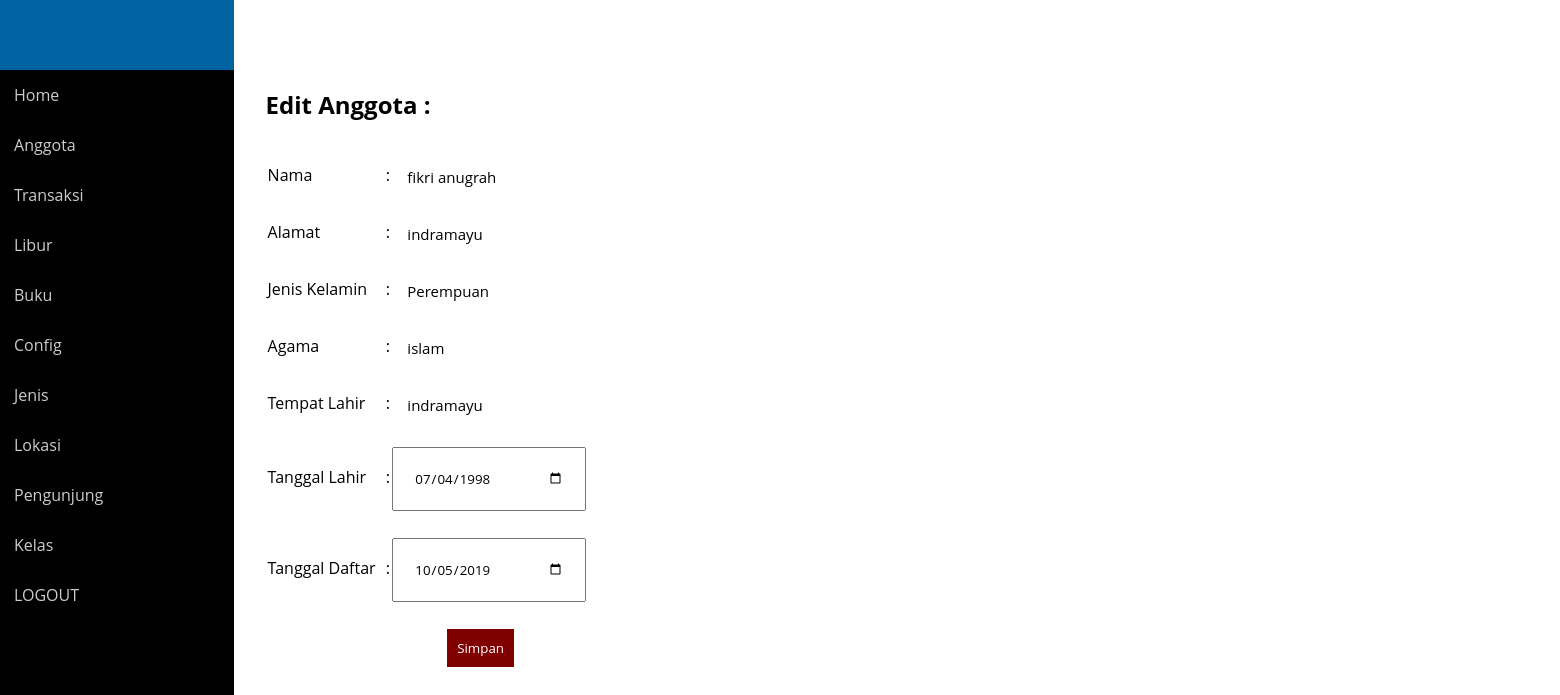
/perpus/update_anggota.php?id_anggota=230 (signed in), run on the app's committed database.
### tables this page shows
CREATE TABLE IF NOT EXISTS `anggota` (
`id_anggota` int(6) NOT NULL,
  `nama` varchar(20) NOT NULL,
  `alamat` varchar(150) NOT NULL,
  `jk` varchar(20) NOT NULL,
  `agama` varchar(10) NOT NULL,
  `tmp_lahir` varchar(50) NOT NULL,
  `tgl_lahir` date NOT NULL,
  `tgl_daftar` date NOT NULL
);

### perpus/update_anggota.php (the view, shortened to what this page needs)
<!DOCTYPE html>
<html>
<head>
	<link rel="stylesheet" type="text/css" href="style2.css">
</head>
<body>
	<nav>
	</nav>
	<div class="sidebar">
		<ul>
		<li><a href="index.php">Home</a></li>
      <li><a href="anggota.php">Anggota</a></li>
      <li><a href="Transaksi.php">Transaksi</a></li>
      <li><a href="libur.php">Libur</a></li>
      <li><a href="buku.php">Buku</a></li>
      <li><a href="config.php">Config</a></li>
      <li><a href="jenis.php">Jenis</a></li>
      <li><a href="lokasi.php">Lokasi</a></li>
      <li><a href="pengunjung.php">Pengunjung</a></li>
      <li><a href="kelas.php">Kelas</a></li>
      <li><a href="logout.php">LOGOUT</a></li>
		</ul>
	</div>
	<div class="main">
		<div class="isimain">
			<?php
			$id = $_GET['id_anggota'];
			$link = koneksi_db();
			$sql = "SELECT * FROM anggota WHERE id_anggota='$id'";
			$res = mysqli_query($link,$sql);
			if (mysqli_num_rows($res)==1) {
				$data = mysqli_fetch_array($res);
			?>
			<form action="proses_update_anggota.php?id_anggota=<?=$data['id_anggota']; ?>" method="POST">
				<h1><font size="5">Edit Anggota : </font></h1><br>
				<table width="430px">
					<tr>
						<td>Nama</td><td>:</td>
						<td>
							<input type="text" name="nama" value="<?=$data['nama'];?>" required>
						</td>
					</tr>
					<tr>
						<td>Alamat</td><td>:</td>
						<td>
							<input type="text" name="alamat" value="<?=$data['alamat'];?>" maxlength="150" autocomplete required>
						</td>
					</tr>
					<tr>
						<td>Jenis Kelamin</td><td>:</td>
						<td>
							<input type="text" name="jk" value="<?=$data['jk'];?>" maxlength="50" autocomplete required>
						</td>
					</tr>
					<tr>
						<td>Agama</td><td>:</td>
						<td>
							<input type="text" name="agama" value="<?=$data['agama'];?>" maxlength="50" autocomplete required>
						</td>
					</tr>
					<tr>
						<td>Tempat Lahir</td><td>:</td>
						<td>
							<input type="text" name="tmp_lahir" value="<?=$data['tmp_lahir'];?>" maxlength="50" autocomplete required>
						</td>
					</tr>
					<tr>
						<td>Tanggal Lahir</td><td>:</td>
						<td>
							<input type="date" name="tgl_lahir" value="<?=$data['tgl_lahir'];?>" maxlength="50" autocomplete required>
						</td>
					</tr>
					<tr>
						<td>Tanggal Daftar</td><td>:</td>
						<td>
							<input type="date" name="tgl_daftar" value="<?=$data['tgl_daftar'];?>" maxlength="50" autocomplete required>
						</td>
					</tr>
					<tr>
						<td colspan="3" style="padding-top: 15px;text-align: center;"><input type="submit" value="Simpan" name="save"></td>
					</tr>
				</table>
			</form>
			<?php } ?>
		</div>
	</div>
</body>
</html>

### perpus/style2.css (style rules this page uses)
body { font-family: 'Open Sans', sans-serif; }
* { margin: 0; padding: 0; font-family: 'Open Sans', sans-serif; }
nav { width: 15%; height: 70px; background: #0263a2; position: fixed; z-index: 999; }
a { text-decoration: none; }
.sidebar { width: 15%; background: #000; position: fixed; height: 500%; padding-top: 70px; overflow: hidden; float: left; }
.sidebar ul li { list-style: none; }
.sidebar ul li a { padding: 14px; width: 50%; color: #ccc; display: block; transition: 0.4s; }
.main { float: left; width: 250%; margin-left: 1%; }
.isimain { padding: 80px 10px 30px 250px; }
input[type=text],select,textarea { outline: none; border-bottom: 0px solid black; border-left: 0px; border-right: 0px; border-top: 0px; font-size: 15px; width: 250px; margin: 10px 5px 5px 5px; padding: 10px; resize: none; }
input[type=date],select,textarea { outline: none; width: 150px; margin: 15px 0 10px 0; padding: 20px; resize: none; }
input[type=submit] { margin: 0px; outline: 0; background: maroon; color: #fff; border: 0; padding: 10px; cursor: pointer; }

### data on the page
anggota: nama "fikri anugrah", alamat "indramayu", jk "Perempuan", agama "islam", tmp_lahir "indramayu", tgl_lahir "07/04/1998", tgl_daftar "10/05/2019"
